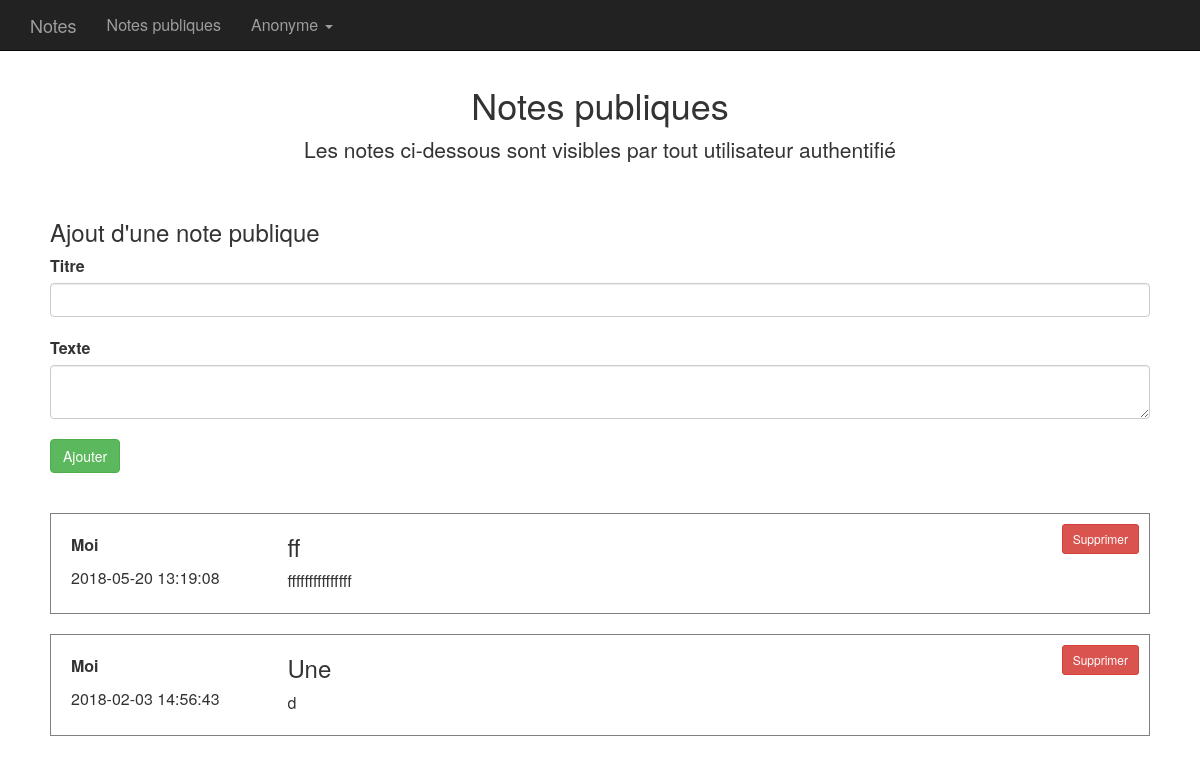
The app's page /notes (signed in) with its own data.
### models.py (models this page shows, shortened)
class BaseModel(Model):
    class Meta:
        database = db

class Login(UserMixin):
    def is_password_good(self, password):
        if password:
            return self.passwd_hash == hash_password(password)
        return False

class User(BaseModel, Login):
    user_name = CharField(unique=True)
    email = CharField(null=True)
    passwd_hash = CharField(null=True)
    passwd_clear = CharField(null=True)
    creation_date = DateTimeField(default=get_datetime,formats=["%d/%m/%Y %H:%M:%S"])
    active = BooleanField(default=True)
    is_admin = BooleanField(default=False)

class Note(BaseModel):
    user =  ForeignKeyField(User, related_name='notes')
    title = CharField()
    content = CharField()
    creation_date = DateTimeField(default=get_datetime,formats=["%d/%m/%Y %H:%M:%S"])
    is_public = BooleanField(default=False)

### apptst.py (the view)
@app.route("/notes")
@login_required
@log_access
def get_notes():
    notes = list(Note.select().where(Note.is_public == True))
    notes.sort(key=lambda r: r.creation_date, reverse=True)
    return render_template("public_notes.tpl", notes=notes, ssl=is_ssl(request.url))

### apptst.py (called while the page is built)
def is_ssl(url):
    return url.split("://")[0].endswith("s")

def get_real_ip(request):
    return request.access_route[-1]

def log_activity(action):
    if current_user.is_anonymous:
        user_id = 1 # utilisateur anonyme, crée lors de la création des tables
    else:
        user_id = current_user.id
    try:
        activity = Activity.create(user=user_id, action=action, ip_addr=get_real_ip(request), user_agent=request.headers["user_agent"], platform=request.user_agent.platform, browser=request.user_agent.browser, version=request.user_agent.version)
    except Exception as e:
        app.logger.debug("Problème lors de la création d'une Activity:")
        app.logger.debug(e)

def log_access(func):
    @wraps(func)
    def decorated_function(*args, **kwargs):
        log_activity(request.path)
        return func(*args, **kwargs)
    return decorated_function

@login_manager.user_loader
def load_user(user_id):
    try:
        return User.get(User.id == str(user_id))
    except User.DoesNotExist:
        return None

### models.py (called while the page is built)
def get_datetime(format="%d/%m/%Y %H:%M:%S"):
    return datetime.now().strftime(format)

### templates/public_notes.tpl (shortened to what this page needs)
{% extends "base.tpl" %}
{% block page_title %}
<h1 class="sub-header">Notes publiques</h1>
<p class="lead">Les notes ci-dessous sont visibles par tout utilisateur authentifié</p>
{% endblock %}
{% block main_content %}
        <div class="note-form">
          <h3>Ajout d'une note publique</h3>
          <form action='{{ url_for("add_public_note") }}' method="POST">
              <div class="form-part">
                <label for="note_title">Titre</label>
                <input type="text" name="note_title" class="form-control" id="note_title">
              </div>
              <div class="form-part">
                <label for="note_content">Texte</label>
                <textarea class="form-control" name="note_content" id="note_content" rows="2"></textarea>
              </div>
              <button type="submit" class="btn btn-success">Ajouter</button>
            </form>
        </div>
        {% for note in notes %}
        <div class="note">
          <div class="delete-note"><a href="{{ url_for('delete_note', note_type='public', note_id=note.id) }}"><button class="btn btn-danger btn-sm" type="button">Supprimer</button></a></div>
          <div class="note-headers">
            <p class="note-user">{{ note.user.user_name }}</p>
            <p>{{ note.creation_date }}</p>
          </div>
          <div class="note-content">
            <h3>{{ note.title }}</h3>
            <p>{{ note.content }}</p>
          </div>
        </div>
        {% endfor %}
{% endblock %}

### templates/base.tpl (shortened to what this page needs)
<!DOCTYPE html>
<html lang="fr"><head>
    <link href="{{url_for('static', filename='css/bootstrap.css')}}" rel="stylesheet">
    <link href="{{url_for('static', filename='css/ie10-viewport-bug-workaround.css')}}" rel="stylesheet">
    <link href="{{url_for('static', filename='css/starter-template.css')}}" rel="stylesheet">
    <link href="{{url_for('static', filename='css/apptst.css')}}" rel="stylesheet">
  </head>
  <body>
    <nav class="navbar navbar-inverse navbar-fixed-top">
      <div class="container">
        <div class="navbar-header">
          <a class="navbar-brand" href="{{ url_for('index_page') }}">Notes</a>
        </div>
        <div id="navbar" class="collapse navbar-collapse">
          <ul class="nav navbar-nav">
            {% if not current_user.is_authenticated %}
            <li><a href='{{url_for("create_account_form")}}'>Créer un compte</a></li>
            <li><a href="{{ url_for('login_form') }}">Login</a></li>
            {% else %}
            <li><a href="{{ url_for('get_notes') }}">Notes publiques</a></li>
            <li class="dropdown">
              <a href="#" class="dropdown-toggle" data-toggle="dropdown" role="button" aria-haspopup="true" aria-expanded="false">{{ current_user.user_name }} <span class="caret"></span></a>
            </li>
            {% endif %}
          </ul>
        </div>
      </div>
    </nav>
    <div class="container">
      <div class="starter-template">
      {% block page_title%}{% endblock %}
      </div>
      <div class="main-content">
      {% block main_content%}
      {% endblock %}
      </div>
    </div>
</body>
</html>

### static/css/starter-template.css (style rules this page uses)
body { padding-top: 50px; font-size: 16px; font-weight: 300; }
.starter-template { padding: 15px; text-align: center; }

### static/css/apptst.css (style rules this page uses)
.note-form { padding: 20px; padding-top: 0; }
.note { margin: 20px; padding: 10px; min-width: 200px; min-height: 100px; border: 1px solid grey; }
.note-headers { float: left; width: 20%; min-height: 100px; padding: 10px; }
.note-content { margin-left: 21%; width: 79%; }
.note-content h3 { margin-top: 10px; }
.note-user { font-size: 16px; font-weight: 900; }
.delete-note { float: right; }
.form-part { margin-bottom: 20px; }

### records on screen
User: user_name "Anonyme"
Note: user.user_name "Moi", creation_date "2018-05-20 13:19:08", title "ff", content "fffffffffffffff"
Note: user.user_name "Moi", creation_date "2018-02-03 14:56:43", title "Une", content "d"
